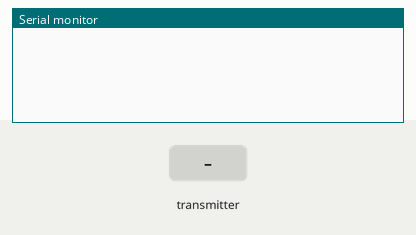
Recording of a sketch running on a simulated Arduino Uno, built with avr-gcc and run on an emulated ATmega328P. Parts: the last lines printed to the serial monitor. The inputs (shaded band) are chosen by the test bench. No radio packets arrive unless stated.

Above: at 1.2 s.
1.3 s: the transmitter starts sending msg.0 = 0
At 1.42 s:
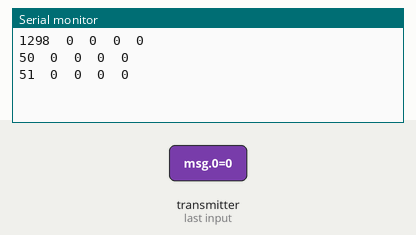
2.8 s: the transmitter starts sending msg.1 = 0
At 2.81 s:
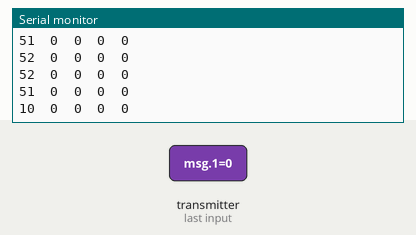
4.3 s: the transmitter starts sending msg.2 = 1
At 4.31 s:
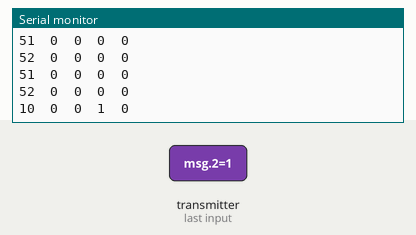
5.8 s: the transmitter starts sending msg.3 = 0
At 5.81 s:
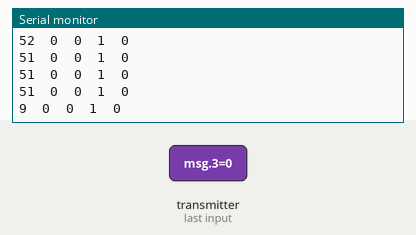
7.3 s: the transmitter starts sending msg.4 = 0
At 7.31 s:
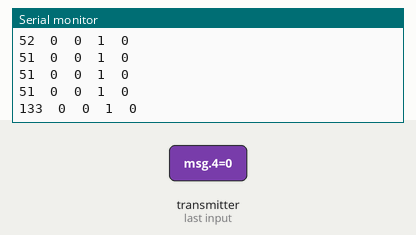
8.8 s: the transmitter starts sending msg.5 = 0
At 8.81 s:
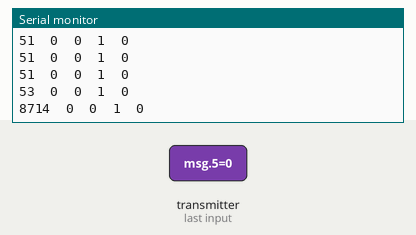
Timing chart, 0 to 11.3 s (numbered marks = the images above; inputs shaded):
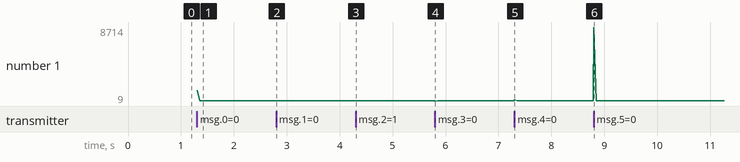

The sketch:

nrf24l01_speed.ino
```cpp
#include <nRF24L01.h>
#include <printf.h>
#include <RF24.h>
#include <RF24_config.h>

#define MSGLENGTH 4

int msg[MSGLENGTH];

RF24 radio(7,8);

const uint64_t pipe = 0xE8E8F0F0E1LL;

long rcvTime;

void setup(){
  Serial.begin(9600);
  radio.begin();
  radio.openReadingPipe(1, pipe);
  radio.startListening();
  rcvTime = millis();
}

void loop(){
  if (radio.available()) {
    while (radio.available()) {
      radio.read(msg, 2*MSGLENGTH);
    }
    long currentTime = millis();
    Serial.print(currentTime - rcvTime);
    Serial.print("\t");
    for (int i = 0; i < MSGLENGTH; i++) {
      Serial.print(msg[i]);
      Serial.print("\t");
    }
    Serial.println();
    rcvTime = currentTime;
  }
}
```

Measured:
- after the input at 1.3 s, the serial monitor: prints a new line at once (image 1)
- after the input at 2.8 s, the serial monitor: prints a new line at once (image 2)
- after the input at 4.3 s, the serial monitor: prints a new line at once (image 3)
- after the input at 5.8 s, the serial monitor: prints a new line at once (image 4)
- after the input at 7.3 s, the serial monitor: prints a new line at once (image 5)
- after the input at 8.8 s, the serial monitor: prints a new line at once (image 6)
- plotted number 1: 51 → 53 after the input at 7.3 s
